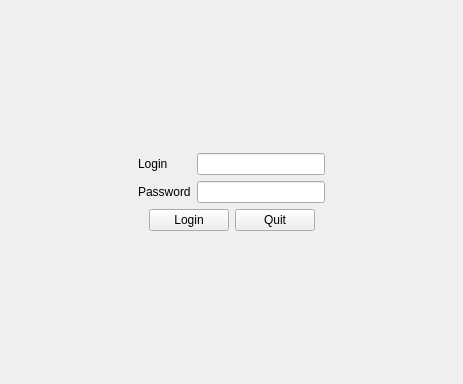
<?xml version="1.0" encoding="UTF-8"?>
<ui version="4.0">
 <class>Login</class>
 <widget class="QWidget" name="Login">
  <property name="geometry">
   <rect>
    <x>0</x>
    <y>0</y>
    <width>463</width>
    <height>384</height>
   </rect>
  </property>
  <property name="windowTitle">
   <string>Login</string>
  </property>
  <layout class="QVBoxLayout" name="verticalLayout">
   <item>
    <spacer name="verticalSpacer_2">
     <property name="orientation">
      <enum>Qt::Vertical</enum>
     </property>
     <property name="sizeHint" stdset="0">
      <size>
       <width>20</width>
       <height>40</height>
      </size>
     </property>
    </spacer>
   </item>
   <item>
    <layout class="QHBoxLayout" name="horizontalLayout">
     <item>
      <spacer name="horizontalSpacer">
       <property name="orientation">
        <enum>Qt::Horizontal</enum>
       </property>
       <property name="sizeHint" stdset="0">
        <size>
         <width>40</width>
         <height>20</height>
        </size>
       </property>
      </spacer>
     </item>
     <item>
      <widget class="QLabel" name="label_2">
       <property name="text">
        <string>Login       </string>
       </property>
      </widget>
     </item>
     <item>
      <widget class="QLineEdit" name="lblLogin"/>
     </item>
     <item>
      <spacer name="horizontalSpacer_2">
       <property name="orientation">
        <enum>Qt::Horizontal</enum>
       </property>
       <property name="sizeHint" stdset="0">
        <size>
         <width>40</width>
         <height>20</height>
        </size>
       </property>
      </spacer>
     </item>
    </layout>
   </item>
   <item>
    <layout class="QHBoxLayout" name="horizontalLayout_2">
     <item>
      <spacer name="horizontalSpacer_3">
       <property name="orientation">
        <enum>Qt::Horizontal</enum>
       </property>
       <property name="sizeHint" stdset="0">
        <size>
         <width>40</width>
         <height>20</height>
        </size>
       </property>
      </spacer>
     </item>
     <item>
      <widget class="QLabel" name="label">
       <property name="text">
        <string>Password</string>
       </property>
      </widget>
     </item>
     <item>
      <widget class="QLineEdit" name="lblPassword"/>
     </item>
     <item>
      <spacer name="horizontalSpacer_4">
       <property name="orientation">
        <enum>Qt::Horizontal</enum>
       </property>
       <property name="sizeHint" stdset="0">
        <size>
         <width>40</width>
         <height>20</height>
        </size>
       </property>
      </spacer>
     </item>
    </layout>
   </item>
   <item>
    <layout class="QHBoxLayout" name="horizontalLayout_3">
     <item>
      <spacer name="horizontalSpacer_5">
       <property name="orientation">
        <enum>Qt::Horizontal</enum>
       </property>
       <property name="sizeHint" stdset="0">
        <size>
         <width>40</width>
         <height>20</height>
        </size>
       </property>
      </spacer>
     </item>
     <item>
      <widget class="QPushButton" name="BtnLogin">
       <property name="text">
        <string>Login</string>
       </property>
      </widget>
     </item>
     <item>
      <widget class="QPushButton" name="BtnQuit">
       <property name="text">
        <string>Quit</string>
       </property>
      </widget>
     </item>
     <item>
      <spacer name="horizontalSpacer_6">
       <property name="orientation">
        <enum>Qt::Horizontal</enum>
       </property>
       <property name="sizeHint" stdset="0">
        <size>
         <width>35</width>
         <height>20</height>
        </size>
       </property>
      </spacer>
     </item>
    </layout>
   </item>
   <item>
    <spacer name="verticalSpacer">
     <property name="orientation">
      <enum>Qt::Vertical</enum>
     </property>
     <property name="sizeHint" stdset="0">
      <size>
       <width>20</width>
       <height>40</height>
      </size>
     </property>
    </spacer>
   </item>
  </layout>
 </widget>
 <resources/>
 <connections/>
</ui>
